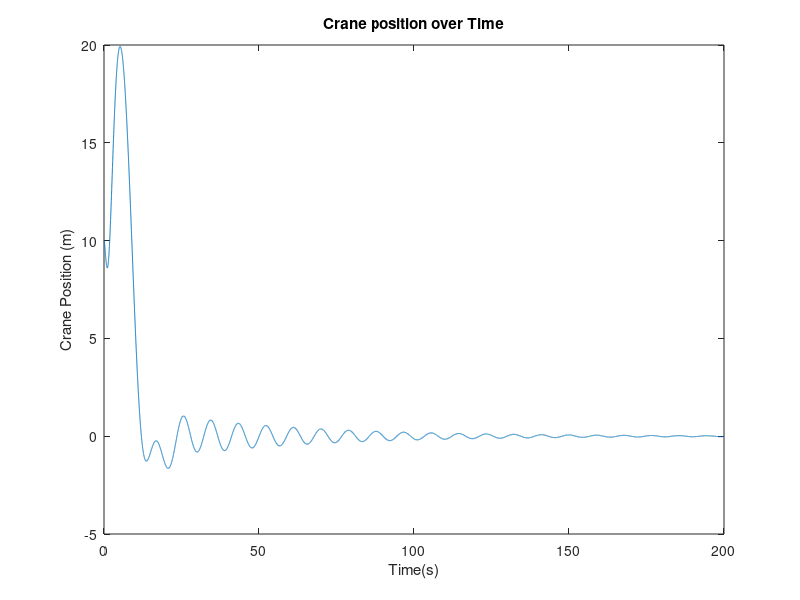

MATLAB code to generate this figure:
%% ========================================================================
%                         MATLAB Code - Part F
%                            LQG Controller
% =========================================================================
clc
clear

%% ========================================================================% 

% variables that are known
M = 1000; % mass of crane (kg)
m1 = 100; % mass of pendulum 1 (kg)
m2 = 100; % mass of pendulum 2 (kg)
l1 = 20; % cable length of pendulum 1  (m)
l2 = 10; % cable length of pendulum 2  (m)
g = 9.81; % gravity m/s^2

% State Space Representation of the system
A= [0 1 0 0 0 0; 0 0 (-g*m1)/M 0 (-g*m2)/M 0; 0 0 0 1 0 0;
    0 0 (-g*(m1+M))/(M*l1) 0 (-g*m2)/(M*l1) 0; 0 0 0 0 0 1;
    0 0 (-g*m1)/(M*l2) 0 (-g*(m2+M))/(M*l2) 0];

B= [0; 1/M; 0; 1/(M*l1); 0; 1/(M*l2)];

C = [1 0 0 0 0 0; 0 0 1 0 0 0; 0 0 0 0 1 0];

% Considering FeedBack Control for the Case x(t)
C1 = [1 0 0 0 0 0]; 
Q = diag([7000 0 700000 0 7000000 70000000]);
R = 0.25;
disp('State FeedBack:')

% State FeedBack 'K'
K = lqr(A,B,Q,R);
disp(K)
Poles = [-1 -2 -3 -4 -5 -6];   % arbitarily chosen
L1 = place(A',C1',Poles)';

% Setting up Kalman Estimator 
state_space = ss(A,[B B],C,0);
sensor = [1]; W = [1]; R1 = 0.25; Q1 =0.25;
[~,L,~] = kalman(state_space,Q1,R1,[],sensor,W);

% State Parameters for Plots:
States = {'x' 'x_dot' 'th1' 'th1_dot' 'the2' 'th2_dot','e1','e2','e3','e4','e5','e6'};
input = {'F'};
Outputs = {'x'};
A_L1 = [(A-B*K) (B*K); zeros(6,6) (A-L1*C1)];
B_L1 = [B ; zeros(size(B))];
C_L1 = [C1 zeros(size(C1))];
stat_space2 = ss(A_L1,B_L1,C_L1,0,'statename',States,'inputname',input,'outputname',Outputs);
X = [10;0;90*pi/180;0;45*pi/180;0;0;0;0;0;0;0];     % estimating all states to be zero
t = 0:0.01:200;
dim_t= size(t);
F = zeros(dim_t);
[Y, t_T, X_T] = lsim(stat_space2, F, t, X);

% Plot Plotting
figure(1)
plot(t,Y(:,1))
ylabel('Crane Position (m)')
xlabel('Time(s)')
title('Crane position over Time')

% figure(2)
% plot(t, Y(:,2),'r',t,Y(:,3),'b');
% title('Pendulum angle change over time')
% xlabel('Time (s)'); 
% ylabel('Theta value of Pendulum (rad)');
% legend('pendulum 1', 'pendulum 2')

